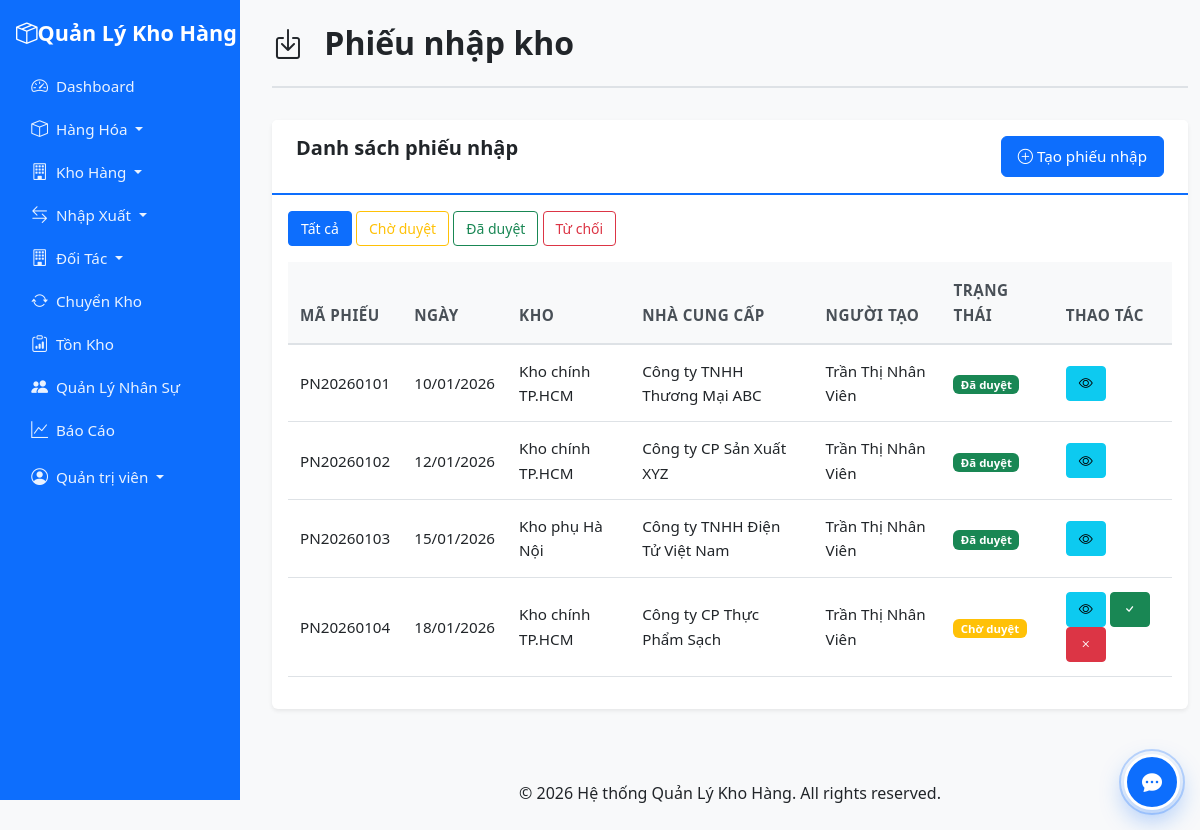
Page /modules/import_receipts/index.php (signed in) on the committed database.
### tables this page shows
CREATE TABLE `import_receipts` (
  `id` int(11) NOT NULL,
  `receipt_code` varchar(50) NOT NULL,
  `receipt_date` date NOT NULL,
  `warehouse_id` int(11) NOT NULL,
  `supplier` varchar(200) DEFAULT NULL,
  `supplier_id` int(11) DEFAULT NULL,
  `created_by` int(11) NOT NULL,
  `approved_by` int(11) DEFAULT NULL,
  `status` enum('pending','approved','rejected') DEFAULT 'pending',
  `notes` text DEFAULT NULL,
  `created_at` timestamp NOT NULL DEFAULT current_timestamp(),
  `updated_at` timestamp NOT NULL DEFAULT current_timestamp() ON UPDATE current_timestamp()
);

CREATE TABLE `warehouses` (
  `id` int(11) NOT NULL,
  `code` varchar(50) NOT NULL,
  `name` varchar(100) NOT NULL,
  `address` text DEFAULT NULL,
  `latitude` decimal(10,7) DEFAULT NULL,
  `longitude` decimal(10,7) DEFAULT NULL,
  `manager_id` int(11) DEFAULT NULL,
  `status` tinyint(1) DEFAULT 1,
  `created_at` timestamp NOT NULL DEFAULT current_timestamp()
);

CREATE TABLE `users` (
  `id` int(11) NOT NULL,
  `username` varchar(50) NOT NULL,
  `password` varchar(255) NOT NULL,
  `full_name` varchar(100) NOT NULL,
  `email` varchar(100) DEFAULT NULL,
  `phone` varchar(20) DEFAULT NULL,
  `role` enum('admin','quanly_kho','nhanvien_nhapkho','ketoan') DEFAULT 'nhanvien_nhapkho',
  `status` tinyint(1) DEFAULT 1,
  `created_at` timestamp NOT NULL DEFAULT current_timestamp(),
  `updated_at` timestamp NOT NULL DEFAULT current_timestamp() ON UPDATE current_timestamp()
);

### config/config.php (called while the page is built, shortened)
<?php
function formatDate($date) {
    return date('d/m/Y', strtotime($date));
}
?>

### modules/import_receipts/index.php (the view, shortened to what this page needs)
<?php
require_once '../../config/config.php';
$db = getDB();
$status = $_GET['status'] ?? '';
$query = "SELECT ir.*, w.name as warehouse_name, u1.full_name as creator_name, u2.full_name as approver_name
    FROM import_receipts ir
    JOIN warehouses w ON ir.warehouse_id = w.id
    JOIN users u1 ON ir.created_by = u1.id
    LEFT JOIN users u2 ON ir.approved_by = u2.id
    WHERE 1=1";
$params = [];
$query .= " ORDER BY ir.created_at DESC";
$stmt = $db->prepare($query);
$stmt->execute($params);
$receipts = $stmt->fetchAll();
include '../../includes/header.php';
?>
<div class="container-fluid mt-4">
    <div class="page-header">
        <h1><i class="bi bi-box-arrow-in-down"></i> Phiếu nhập kho</h1>
    </div>
    <div class="card">
        <div class="card-header d-flex justify-content-between">
            <h5 class="mb-0">Danh sách phiếu nhập</h5>
            <a href="add.php" class="btn btn-primary">
                <i class="bi bi-plus-circle"></i> Tạo phiếu nhập
            </a>
        </div>
        <div class="card-body">
            <div class="mb-3">
                <a href="index.php" class="btn btn-sm <?php echo !$status ? 'btn-primary' : 'btn-outline-primary'; ?>">Tất cả</a>
                <a href="index.php?status=pending" class="btn btn-sm <?php echo $status == 'pending' ? 'btn-warning' : 'btn-outline-warning'; ?>">Chờ duyệt</a>
                <a href="index.php?status=approved" class="btn btn-sm <?php echo $status == 'approved' ? 'btn-success' : 'btn-outline-success'; ?>">Đã duyệt</a>
                <a href="index.php?status=rejected" class="btn btn-sm <?php echo $status == 'rejected' ? 'btn-danger' : 'btn-outline-danger'; ?>">Từ chối</a>
            </div>
            <div class="table-responsive">
                <table class="table">
                    <thead>
                        <tr>
                            <th>Mã phiếu</th>
                            <th>Ngày</th>
                            <th>Kho</th>
                            <th>Nhà cung cấp</th>
                            <th>Người tạo</th>
                            <th>Trạng thái</th>
                            <th>Thao tác</th>
                        </tr>
                    </thead>
                    <tbody>
                        <?php foreach ($receipts as $r): ?>
                        <tr>
                            <td><?php echo htmlspecialchars($r['receipt_code']); ?></td>
                            <td><?php echo formatDate($r['receipt_date']); ?></td>
                            <td><?php echo htmlspecialchars($r['warehouse_name']); ?></td>
                            <td><?php echo htmlspecialchars($r['supplier'] ?? ''); ?></td>
                            <td><?php echo htmlspecialchars($r['creator_name']); ?></td>
                            <td>
                                <span class="badge bg-<?php
                                    echo $r['status'] == 'approved' ? 'success' :
                                        ($r['status'] == 'rejected' ? 'danger' : 'warning');
                                ?>">
                                    <?php
                                    echo $r['status'] == 'approved' ? 'Đã duyệt' :
                                        ($r['status'] == 'rejected' ? 'Từ chối' : 'Chờ duyệt');
                                    ?>
                                </span>
                            </td>
                            <td>
                                <a href="view.php?id=<?php echo $r['id']; ?>" class="btn btn-sm btn-info">
                                    <i class="bi bi-eye"></i>
                                </a>
                                <?php if ($r['status'] == 'pending' && $_SESSION['role'] == 'admin'): ?>
                                <form method="POST" action="approve.php" class="d-inline">
                                    <button type="submit" class="btn btn-sm btn-success"><i class="bi bi-check"></i></button>
                                </form>
                                <form method="POST" action="reject.php" class="d-inline" onsubmit="return confirm('Bạn có chắc chắn muốn từ chối phiếu này?');">
                                    <button type="submit" class="btn btn-sm btn-danger"><i class="bi bi-x"></i></button>
                                </form>
                                <?php endif; ?>
                            </td>
                        </tr>
                        <?php endforeach; ?>
                    </tbody>
                </table>
            </div>
        </div>
    </div>
</div>
<?php include '../../includes/footer.php'; ?>

### assets/css/style.css (style rules this page uses)
:root { --primary-color: #0d6efd; --secondary-color: #6c757d; --success-color: #198754; --danger-color: #dc3545; --warning-color: #ffc107; --info-color: #0dcaf0; }
body { font-family: 'Segoe UI', Tahoma, Geneva, Verdana, sans-serif; background-color: #f8f9fa; font-size: 1rem; line-height: 1.6; }
@media (min-width: 992px) { body.has-sidebar { padding-left: 260px; } }
.card { border: none; box-shadow: 0 0.125rem 0.25rem rgba(0, 0, 0, 0.075); margin-bottom: 1.5rem; }
.card-header { background-color: #fff; border-bottom: 2px solid var(--primary-color); font-weight: 600; font-size: 1.1rem; padding: 1rem 1.5rem; }
.card-header h5 { font-size: 1.25rem; font-weight: 600; margin: 0; }
.table { background-color: #fff; }
.table thead th { background-color: #f8f9fa; border-bottom: 2px solid #dee2e6; font-weight: 600; font-size: 0.95rem; padding: 1rem 0.75rem; text-transform: uppercase; letter-spacing: 0.5px; color: #495057; }
.table tbody td { padding: 0.875rem 0.75rem; font-size: 0.95rem; vertical-align: middle; }
.badge { padding: 0.35em 0.65em; }
.page-header { margin-bottom: 2rem; padding-bottom: 1rem; border-bottom: 2px solid #dee2e6; }
.page-header h1 { margin-bottom: 0.5rem; font-size: 2rem; font-weight: 600; color: #212529; }
.page-header h1 i { margin-right: 0.75rem; font-size: 2rem; }
h1, h2, h3, h4, h5, h6 { font-weight: 600; color: #212529; }
h1 { font-size: 2rem; }
h5 { font-size: 1.1rem; }
.btn { font-weight: 500; padding: 0.5rem 1rem; font-size: 0.95rem; }
.btn-sm { padding: 0.375rem 0.75rem; font-size: 0.875rem; }

### rows in the picture
import_receipts: receipt_code "PN20260101", receipt_date "10/01/2026", warehouse.name "Kho chính TP.HCM", supplier "Công ty TNHH Thương Mại ABC", created_by.full_name "Trần Thị Nhân Viên", status "Đã duyệt"
import_receipts: receipt_code "PN20260102", receipt_date "12/01/2026", warehouse.name "Kho chính TP.HCM", supplier "Công ty CP Sản Xuất XYZ", created_by.full_name "Trần Thị Nhân Viên", status "Đã duyệt"
import_receipts: receipt_code "PN20260103", receipt_date "15/01/2026", warehouse.name "Kho phụ Hà Nội", supplier "Công ty TNHH Điện Tử Việt Nam", created_by.full_name "Trần Thị Nhân Viên", status "Đã duyệt"
import_receipts: receipt_code "PN20260104", receipt_date "18/01/2026", warehouse.name "Kho chính TP.HCM", supplier "Công ty CP Thực Phẩm Sạch", created_by.full_name "Trần Thị Nhân Viên", status "Chờ duyệt"

### other values in the picture
$_SESSION['full_name'] "Quản trị viên"
